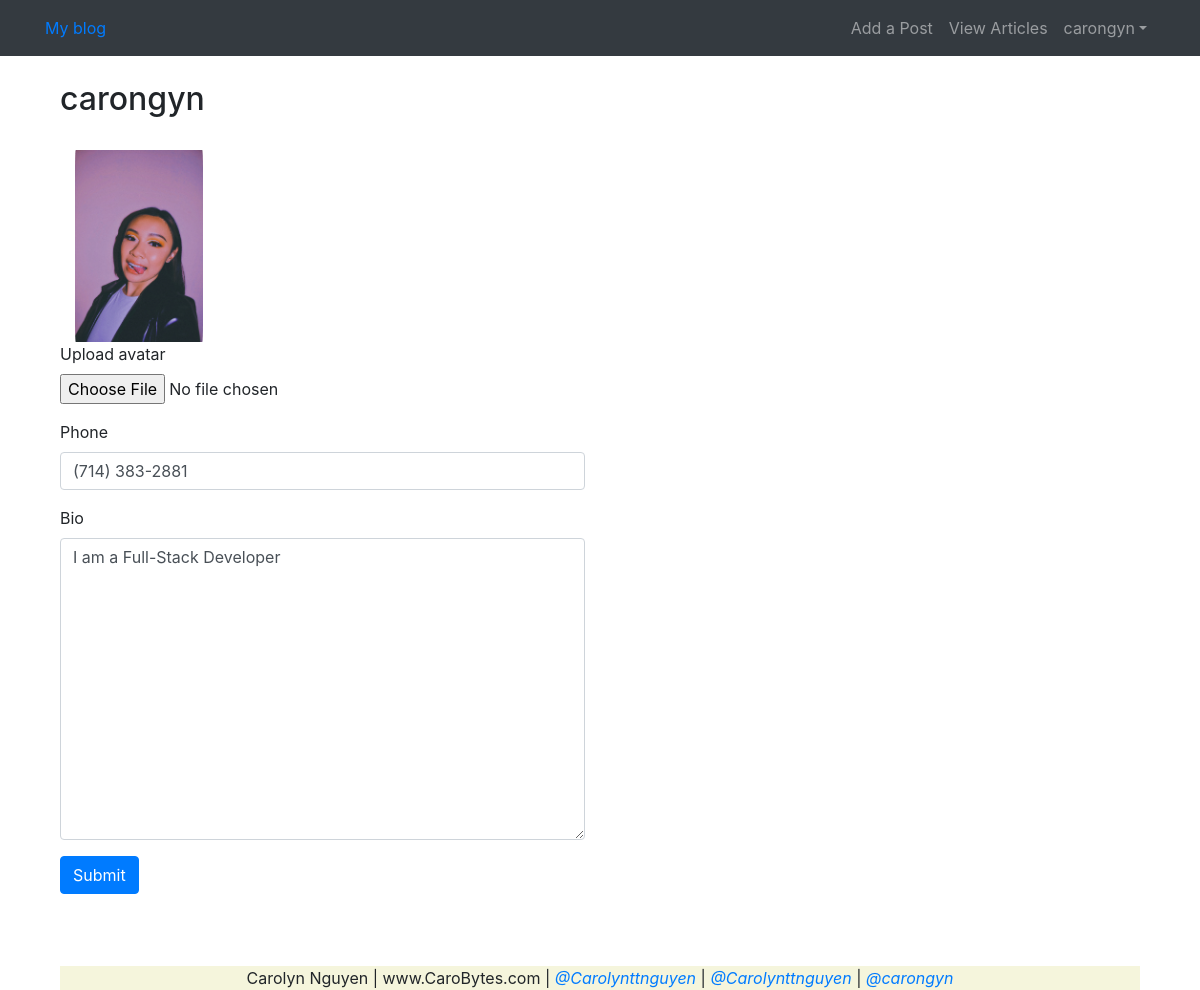
The app's page /userprofile/edit/4/ (signed in) with its own data.
### userprofile/models.py (models this page shows, shortened)
class Profile(models.Model):
    user = models.OneToOneField(User, on_delete = models.CASCADE, related_name='profile')
    phone = models.CharField(max_length=20, blank=True)
    avatar = models.ImageField(upload_to='avatar/%Y%m%d/', blank=True)
    bio = models.TextField(max_length=500, blank=True)

### userprofile/views.py (the view)
# urls.py: path('edit/<int:id>/', views.profile_edit, name='edit')
@login_required(login_url='/userprofile/login/')
def profile_edit(request, id):
    user = User.objects.get(id=id)
    if Profile.objects.filter(user_id=id).exists():
        profile = Profile.objects.get(user_id=id)
    else:
        profile = Profile.objects.create(user=user)
    if request.method == 'POST':
        if request.user != user:
            return HttpResponse('You do not have permission to edit this User info!')
        profile_form = ProfileForm(request.POST, request.FILES)
        if profile_form.is_valid():
            profile_cd = profile_form.cleaned_data
            profile.phone = profile_cd['phone']
            profile.bio = profile_cd['bio']
            if 'avatar' in request.FILES:
                profile.avatar = profile_cd['avatar']
            profile.save()
            return redirect('userprofile:edit', id=id)
        else:
            return HttpResponse('The registration form is entered incorrectly. Please re-enter.')
    elif request.method == 'GET':
        profile_form= ProfileForm()
        context = {
            'profile_form': profile_form,
            'profile': profile,
            'user': user,
        }
        return render (request, 'userprofile/edit.html', context)
    else:
        return HttpResponse('Please use GET or POST request.')

### userprofile/forms.py
class ProfileForm(forms.ModelForm):
    class Meta:
        model = Profile
        fields = ('phone', 'avatar', 'bio')

### templates/userprofile/edit.html (shortened to what this page needs)
{% extends "base.html" %}
{% load static %}
{% block content %}
<div class="container">
    <div class="row">
        <div class="col-12">
            <br>
            <h2 class="col-md-4">{{user.username}} </h2>
            <br>
            {% if profile.avatar %}
            <div class="col-6">
                <img src="{{profile.avatar.url}}" style="max-width:30%; border-radius: 10%;" class="col-md-4">
                {% else %}
                <h5 class="col-md-4">No Profile Picture</h5>
            </div>
            {% endif %}
            <br>
            <form action="."  method="POST" enctype="multipart/form-data">
                <div class="form-group">
                    <label  for =" avatar"> Upload avatar </label>
                    <input type="file" class="form-control-file" name="avatar" id="avatar">
                </div>
                <div class="form-group">
                    <label for="phone">Phone</label>
                    <input type="text" class="form-control" id="phone" name="phone" value="{{profile.phone}}">
                </div>
                <div class="form-group">
                    <label for="bio">Bio</label>
                    <textarea type="text" class="form-control" id="bio" name="bio" rows="12">{{profile.bio}}</textarea>
                </div>
                <button type="submit" class="btn btn-primary" >Submit</button>
            </form>
        </div>
    </div>
</div>
{% endblock content%}

### templates/header.html (shortened to what this page needs)
<nav class="navbar navbar-expand-lg navbar-dark bg-dark">
    <div class=" container">
        <a class=" Navbar-Brand " href=" # "> My blog </a>
        <div>
            <ul class=" navbar-nav ">
                <li class="nav-item">
                    <a  class="nav-link" href="{% url 'article:article_create' %}">Add a Post</a>
                </li>
                <li class=" nav-item ">
                    <a class="nav-link" href="{% url 'article:article_list' %}"> View Articles </a>
                </li>
                {% if user.is_authenticated %}
                <li class="nav-item dropdown">
                    <a href="#" class="nav-link dropdown-toggle" id="navbarDropdown" role="button" data-toggle="dropdown" aria-haspopup="true" aria-expanded="false">{{user.username}}</a>
                </li>
                {% else %}
                <li class="nav-item">
                    <a href="{% url 'userprofile:login' %}" class="nav-link">Login</a>
                </li>
                {% endif %}
            </ul>
        </div>
    </div>
</nav>

### records on screen
Profile: avatar (picture), phone "(714) 383-2881", bio "I am a Full-Stack Developer"

### other values on screen
{{ user.username }} "carongyn"
